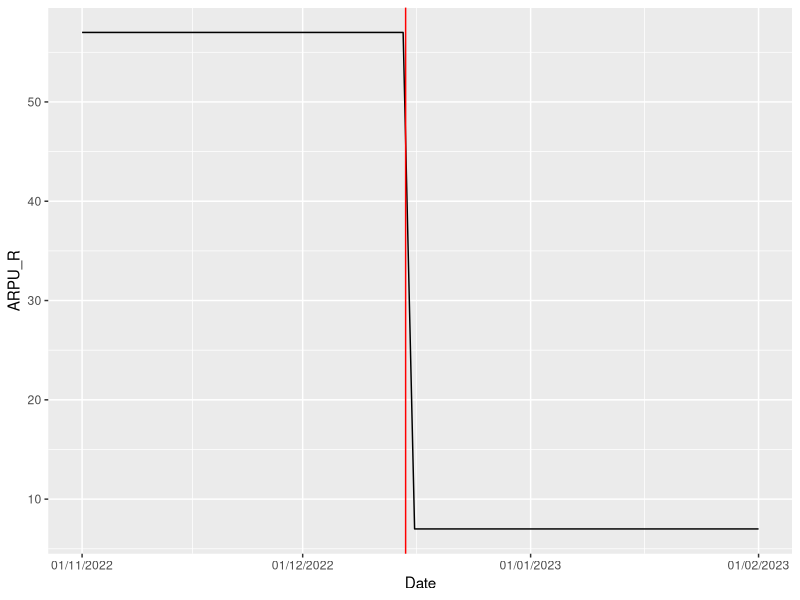

The R script that drew this image:
## ---- chunk 1
# Load required libraries
library(ggplot2)
library(scales)
library(ggforce)


sigmoid = function(x) {
  7 +(50 / (1 + exp(50*x)))  }



# Create the dataset
dates <- seq(as.Date("2022-11-01"), as.Date("2023-02-01"), length.out = 60)
ARPU_R <- sigmoid(c(-1,-1,-1,-1,-1,-1,-1,-1,-1,-1,
                    -1,-1,-1,-1,-1,-1,-1,-1,-1,-1,
                    -1,-1,-1,-1,-1,-1,-1,-1,-1,50,50,50,50,50,50,50,50,
                    50,50,50,50,50,50,50,50,50,50,50,50,50,50,50,50,50,50,50,50,50,50,50))
df <- data.frame(Date = dates, ARPU_R = ARPU_R)

# Create the graph
ggplot(df, aes(x = Date, y = ARPU_R)) + geom_line() +
  scale_x_date(date_labels = "%d/%m/%Y", date_breaks = "1 month") +
  scale_y_continuous(labels = comma) +
  xlab("Date") +
  ylab("ARPU_R") + geom_vline(xintercept= as.Date("2022-12-15"), colour = "red")
